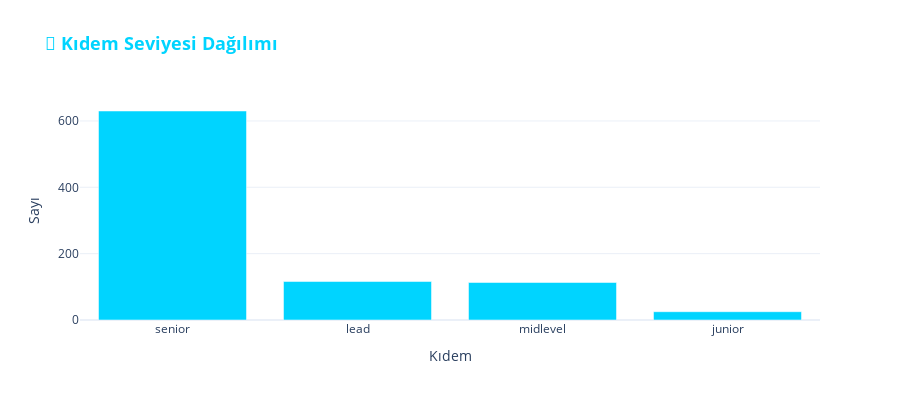

The notebook cell saved with this chart:
### Markdown cell above
## 5️⃣ Dağılım Grafikleri

### Code cell
# Kıdem Seviyesi Dağılımı
seniority_valid = df[df['seniority_level'].notna() & (df['seniority_level'] != '')]
seniority_counts = seniority_valid['seniority_level'].value_counts().reset_index()
seniority_counts.columns = ['Kıdem', 'Sayı']

fig_seniority = px.bar(
    seniority_counts,
    x='Kıdem',
    y='Sayı',
    title='<b>👔 Kıdem Seviyesi Dağılımı</b>',
    height=400
)
fig_seniority.update_traces(marker_color='#00d4ff')
fig_seniority.update_layout(title_font=dict(size=18, color='#00d4ff'))
fig_seniority.show()

### Figure 1 — Plotly figure (JSON) as saved in the notebook; plotly's stock layout.template omitted (floating-point values rounded to 4 significant figures)
{"data": [{"hovertemplate": "Kıdem=%{x}<br>Sayı=%{y}<extra></extra>", "legendgroup": "", "marker": {"color": "#00d4ff", "pattern": {"shape": ""}}, "name": "", "orientation": "v", "showlegend": false, "textposition": "auto", "type": "bar", "x": ["senior", "lead", "midlevel", "junior"], "xaxis": "x", "y": [630, 116, 113, 25], "yaxis": "y"}], "layout": {"barmode": "relative", "height": 400, "legend": {"tracegroupgap": 0}, "title": {"font": {"color": "#00d4ff", "size": 18}, "text": "<b>👔 Kıdem Seviyesi Dağılımı</b>"}, "xaxis": {"anchor": "y", "domain": [0, 1], "title": {"text": "Kıdem"}}, "yaxis": {"anchor": "x", "domain": [0, 1], "title": {"text": "Sayı"}}}}
